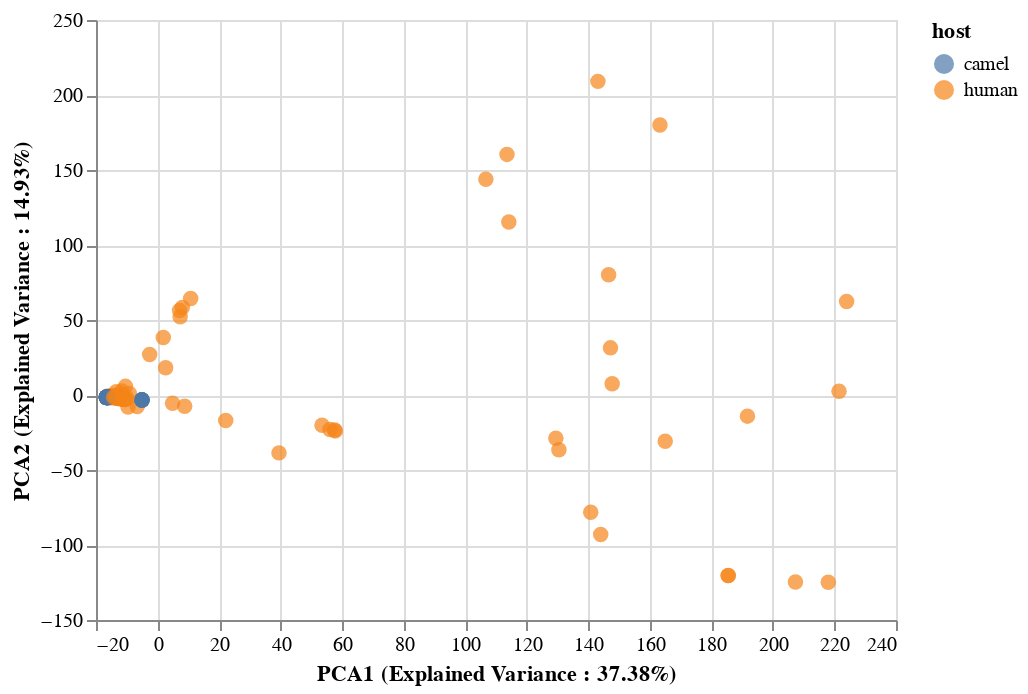

Here is the notebook cell this chart was saved with:
### Code cell
PCAFluBrush = scatterplot_with_tooltip_interactive(merged_pca_df,'pca1','pca2','PCA1 (Explained Variance : {}%'.format(round(explained_variance_PCA[0]*100,2)) + ")",
                                          'PCA2 (Explained Variance : {}%'.format(round(explained_variance_PCA[1]*100,2)) + ")",['strain'],'host:N')
PCAFluBrush
#PCAFluBrush.save("docs/PCA" + virus_name + "Brush.html")

### Figure 1 — Vega-Lite specification as saved in the notebook (floating-point values rounded to 4 significant figures; data arrays with more than 128 entries replaced by an {"elided": "..."} marker saying what was removed)
{"$schema": "https://vega.github.io/schema/vega-lite/v3.4.0.json", "config": {"mark": {"tooltip": null}, "view": {"height": 300, "width": 400}}, "data": {"name": "data-21c703fa4b329e0ec47783d167b32c54"}, "datasets": {"data-21c703fa4b329e0ec47783d167b32c54": {"elided": "274 records"}}, "encoding": {"color": {"field": "host", "type": "nominal"}, "tooltip": [{"field": "strain", "type": "nominal"}], "x": {"field": "pca1", "title": "PCA1 (Explained Variance : 37.38%)", "type": "quantitative"}, "y": {"field": "pca2", "title": "PCA2 (Explained Variance : 14.93%)", "type": "quantitative"}}, "mark": {"size": 60, "type": "circle"}, "selection": {"selector024": {"bind": "scales", "encodings": ["x", "y"], "type": "interval"}}}
